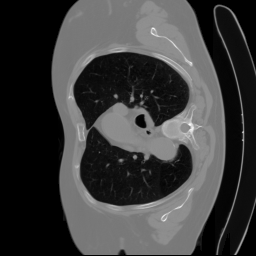
%> input picture Classes/ECES682/Lab2/102-5-15.ima.tif, 256 x 256 px, given in place of rice.png, which was not available
$ octave Lab2.m   (GNU Octave 9; MATLAB toolbox functions it lacks are replaced by stand-ins)
%> lines starting %> are read from the running program, lines starting %| are printed output that depends on the picture; pictures that were not available may be replaced by others from this repository, and a replacement may not be noted
% --------------------- Lab 2 ---------------------
% Lab 2
% -------------------------------------------------


%% clear workspace and clear command window
clear;
clc;


%% Part 1a
Rice = imread('rice.png');
%> Rice is the input picture: size 256x256 uint16; min 19, max 1895, mean 464.2
imfinfo('rice.png')
figure(1);
subplot(1,2,1);
imshow(Rice);
subplot(1,2,2);
imhist(Rice,64);
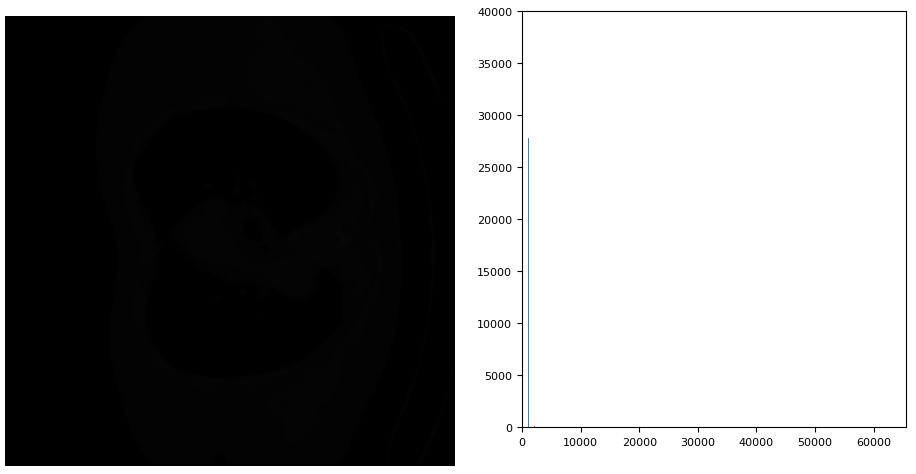
%> figure redrawn from the program's plot data, 2 panels


Adj_Rice = imadjust(Rice);
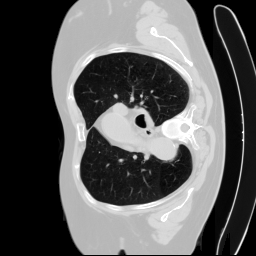
%> Adj_Rice: size 256x256 uint16; min 0, max 65535, mean 23397.1; drawn with min black and max white
figure(2);
subplot(1,2,1);
imshow(Adj_Rice);
subplot(1,2,2);
imhist(Adj_Rice,64);
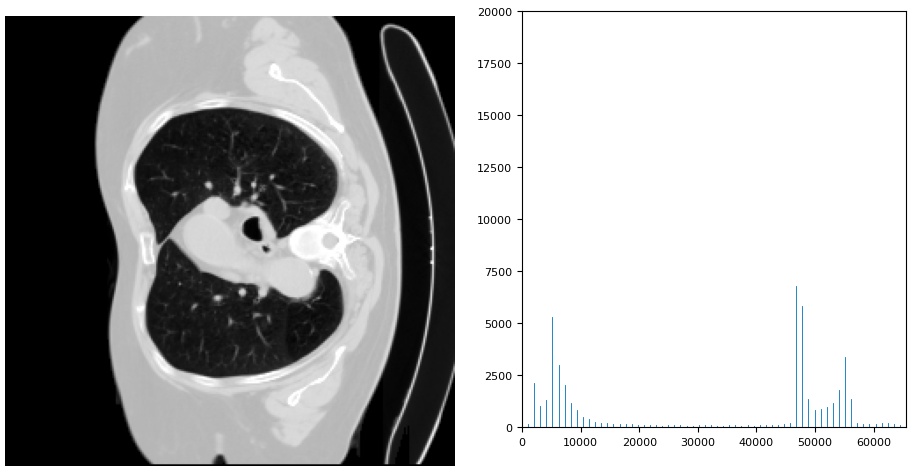
%> figure redrawn from the program's plot data, 2 panels


%% Part 1a
Ima_102_5_15 = imread('102-5-15.ima.tif');
imfinfo('102-5-15.ima.tif')
figure(3);
subplot(1,2,1);
imshow(Ima_102_5_15);
subplot(1,2,2);
imhist(Ima_102_5_15,1024);


Adj_Ima_102_5_15 = imadjust(Ima_102_5_15);
figure(4);
subplot(1,2,1);
imshow(Adj_Ima_102_5_15);
subplot(1,2,2);
imhist(Adj_Ima_102_5_15,64);


%% Part 2a circuit.tif
%> (the run ends here)
